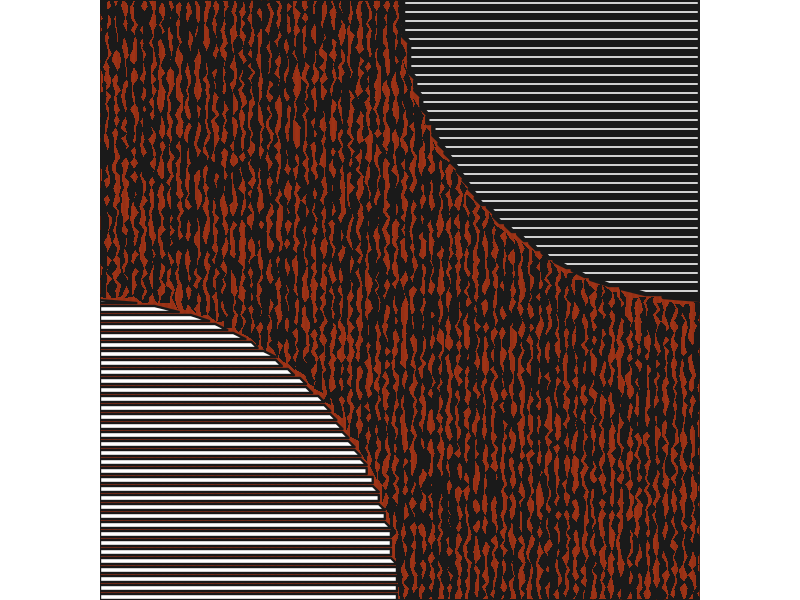

This chart was generated by the following R code:
#Genuary 11 2023 - Suprematism

#=============================================================================#
#Library Load-in---------------------------------------------------------------
#=============================================================================#
library(dplyr)
library(purrr)
library(sp)
library(ggplot2)

#=============================================================================#
#Data Set up-------------------------------------------------------------------
#=============================================================================#

#Data for vertical lines#
vert <- tibble(x = c(seq(0,.1, length.out = 100),
                     rep(.1, 100),
                     seq(.1,0, length.out = 100),
                     rep(0, 100)),
               y = c(rep(0,100),
                     seq(0,10, length.out = 100),
                     rep(10, 100),
                     seq(10,0, length.out = 100)),
               group = rep("vert", 400)
)

#Data for horizontal lines#
horiz <- tibble(x = c(seq(0,10, length.out = 100),
                     rep(10, 100),
                     seq(10,0, length.out = 100),
                     rep(0, 100)),
               y = c(rep(0,100),
                     seq(0,.1, length.out = 100),
                     rep(.1, 100),
                     seq(.1,0, length.out = 100)),
               group = rep("horiz", 400)
)

#Setting angles for circles#
theta <- seq(0,2*pi, length.out = 100)

#Creating the first circle#
circles <- tibble(x = cos(theta) * 5,
                  y = sin(theta) * 5)

#And the second#
circles2 <- circles |>
  mutate(x = x + 10,
         y = y + 10)


#Setting transformations for lines#
trans <- seq(0,10, by = .15)

#Vertical data#
verts <- map_df(trans, ~vert |>
                  mutate(x = x + .x,
                         group = paste0(group,.x))) |>
  mutate(logic = point.in.polygon(x,y, circles$x, circles$y),
         logic2 = point.in.polygon(x,y, circles2$x, circles2$y)) |>
  filter(logic == 0 & logic2 == 0)

#Horizontal data for circle 1#
horiz1 <- map_df(trans, ~horiz |>
                  mutate(y = y + .x,
                         group = paste0(group,.x)))  |>
  mutate(logic = point.in.polygon(x,y, circles$x, circles$y)) |>
  filter(logic == 1)

#And circle 2#
horiz2 <- map_df(trans, ~horiz |>
                   mutate(y = y + .x,
                          group = paste0(group,.x)))  |>
  mutate(logic = point.in.polygon(x,y, circles2$x, circles2$y)) |>
  filter(logic == 1)

#Overall texture overlay#
texture <- tibble(x = seq(0,10, length.out = 100),
                   y = x) |>
  expand.grid()

#=============================================================================#
#Final Piece-------------------------------------------------------------------
#=============================================================================#

verts |>
  ggplot(aes(x,y, group = group))+
  theme_void() +
  theme(plot.background = element_rect(fill = "#af3918"))+
  geom_path(data = texture, aes(x,y,group = x), 
            inherit.aes = FALSE, 
            linewidth = 5, 
            alpha = .05)+
  geom_polygon(color = NA, 
               fill = "#1a1a1a", 
               position = position_jitter(width = .05, height = .02), 
               linewidth = .5)+
  geom_polygon(data = horiz1, 
               fill ="#ffffff", 
               color = "#1a1a1a", 
               linewidth = .8)+
  geom_polygon(data = horiz2, 
               fill = "#ffffff", 
               color = "#1a1a1a", 
               linewidth = 1.5)+
  coord_equal(xlim = c(0,10),
              ylim = c(0,10),
              expand = FALSE)

#To save output:
# ggsave("11.png",
#        bg = "transparent",
#        device = "png",
#        dpi = 400)
